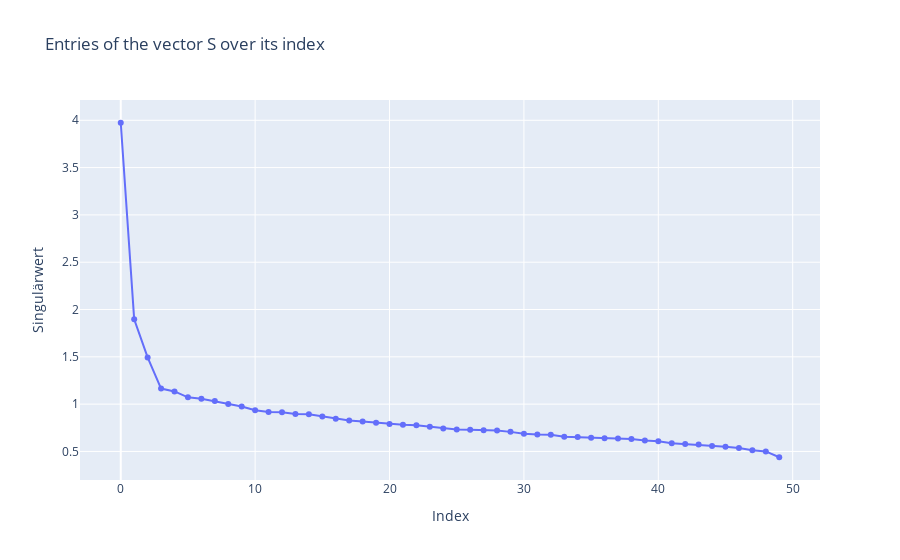

The cell this chart's notebook holds for it:
### Markdown cell above
Verlauf der Singulärwerte

### Code cell
import plotly.graph_objects as go

fig = go.Figure(data=go.Scatter(x=list(range(len(S))), y=S, mode="lines+markers"))
fig.update_layout(
    title="Entries of the vector S over its index",
    xaxis_title="Index",
    yaxis_title="Singulärwert",
)

### Figure 1 — Plotly figure (JSON) as saved in the notebook; plotly's stock layout.template omitted (floating-point values rounded to 4 significant figures)
{"data": [{"mode": "lines+markers", "type": "scatter", "x": [0, 1, 2, 3, 4, 5, 6, 7, 8, 9, 10, 11, 12, 13, 14, 15, 16, 17, 18, 19, 20, 21, 22, 23, 24, 25, 26, 27, 28, 29, 30, 31, 32, 33, 34, 35, 36, 37, 38, 39, 40, 41, 42, 43, 44, 45, 46, 47, 48, 49], "y": [3.974, 1.897, 1.494, 1.164, 1.134, 1.072, 1.057, 1.032, 1.001, 0.9748, 0.936, 0.9172, 0.9139, 0.8952, 0.8931, 0.8688, 0.8466, 0.8268, 0.8177, 0.8042, 0.79, 0.7834, 0.776, 0.7616, 0.743, 0.7328, 0.7295, 0.7235, 0.7216, 0.7069, 0.6883, 0.6802, 0.6757, 0.6564, 0.6525, 0.6455, 0.6405, 0.6372, 0.6318, 0.615, 0.6065, 0.5862, 0.5783, 0.5722, 0.5584, 0.5498, 0.536, 0.5135, 0.5004, 0.4387]}], "layout": {"title": {"text": "Entries of the vector S over its index"}, "xaxis": {"title": {"text": "Index"}}, "yaxis": {"title": {"text": "Singulärwert"}}}}
